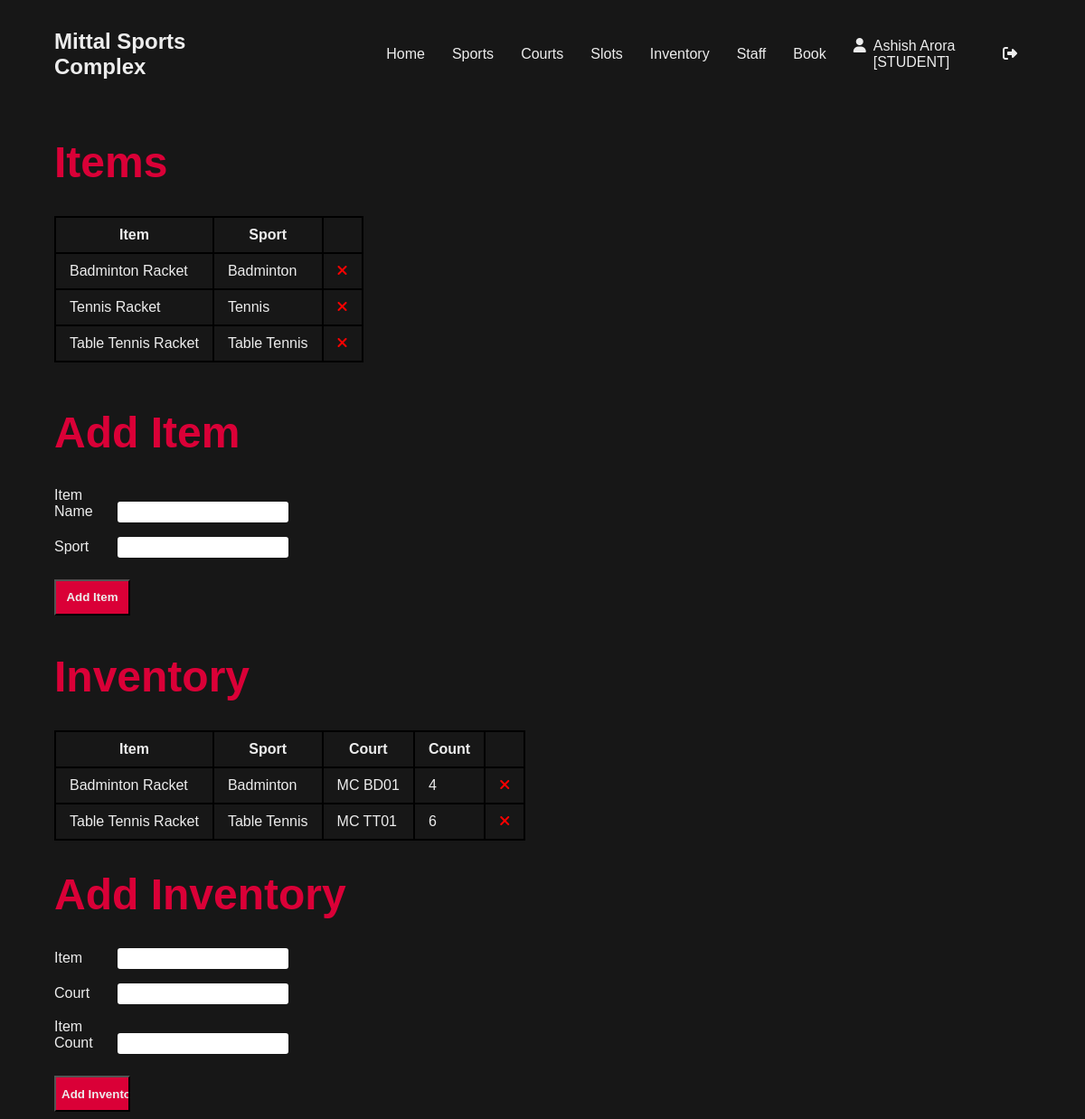
Screenshot of /inventory (signed in) with the database file from the repository.
### Users/models.py (models this page shows, shortened)
class CustomUser(AbstractUser):
    username = models.CharField(max_length=11, primary_key=True)
    membershipcode = models.CharField(max_length=5, default="FREE")
    status = models.CharField(max_length=10, default="student")
    isAdmin = models.BooleanField(default=False)

### inventory/models.py (models this page shows, shortened)
class Item(models.Model):
    itemname = models.CharField(max_length=25)
    sport = models.ForeignKey(Sports, related_name="inventory", on_delete=models.CASCADE, null=True, blank=True)
    def __str__(self):
        return self.itemname

class Inventory(models.Model):
    item = models.ForeignKey(Item, related_name="inventory", on_delete=models.CASCADE, null = True, blank=True)
    count = models.IntegerField()
    court = models.ForeignKey(Courts, related_name="inventory", on_delete=models.CASCADE, null = True, blank = True)

### sports/models.py (models this page shows)
class Sports(models.Model):
    sportcode = models.CharField(primary_key=True, max_length=3, blank = False)
    name = models.CharField(max_length=25)
    def __str__(self):
        return self.name

### courts/models.py (models this page shows)
class Courts(models.Model):
    courtname = models.CharField(max_length=12)
    courtlocation = models.CharField(max_length=60)
    sport = models.ForeignKey(Sports, related_name="courts", on_delete=models.CASCADE, null = True, blank = True)
    membership_req = models.CharField(max_length=5)
    def __str__(self):
        return self.courtname

### inventory/views.py (the view, shortened to what this page needs)
# urls.py: path('inventory', views.updateInventory, name="updateinventory"),
def updateInventory(request):
    if request.user.isAdmin == False:
        return redirect('accessdenied')
    additemform = forms.addItem()
    addinventoryform = forms.addInventory()
    allsports = Sports.objects.all()
    allcourts = Courts.objects.all()
    allitems = Item.objects.all()
    allinventory = Inventory.objects.all()
    context = {'additemform':additemform, 'addinventoryform':addinventoryform, 'allsports':allsports, 'allcourts':allcourts, 'allitems':allitems, 'allinventory':allinventory}
    return render(request, 'inventory/updateInventory.html', context)

### inventory/forms.py
class addItem(ModelForm):
    itemname = forms.CharField(label="Item Name")
    class Meta:
        model = Item
        fields = ['itemname']

class addInventory(ModelForm):
    count = forms.IntegerField(label = "Item Count")
    class Meta:
        model = Inventory
        fields = ['count']

### inventory/templates/inventory/updateInventory.html (shortened to what this page needs)
{% extends 'main.html' %}
{% block content %}
<div class="container">
<h1 class="subheading">Items</h1>
<table>
    <tr>
        <th>Item</th>
        <th>Sport</th>
        <th></th>
    </tr>
    {% for item in allitems %}
    <tr>
        <td>{{item}}</td>
        <td>{{item.sport}}</td>
        <td><a href="item/{{item.id}}"><i class="fa-solid fa-xmark" style="color:red"></i></a></td>
    </tr>
    {% endfor %}
</table>
<br>
<h1 class="subheading">Add Item</h1>
<form action="" method = "POST">
    <div class="invfield">
    <label>Item Name</label>
    {{additemform.itemname}}
    </div>
    <div class="invfield">
    <label>Sport</label>
    <input type="text" list = "sport" name = "sport" required>
    </div>
    <input type="submit" value="Add Item" class="submit">
</form>
<h1 class="subheading">Inventory</h1>
<table>
    <tr>
        <th>Item</th>
        <th>Sport</th>
        <th>Court</th>
        <th>Count</th>
        <th></th>
    </tr>
    {% for inventory in allinventory %}
    <tr>
        <td>{{inventory.item}}</td>
        <td>{{inventory.item.sport}}</td>
        <td>{{inventory.court}}</td>
        <td>{{inventory.count}}</td>
        <td><a href="inventory/{{inventory.id}}"><i class="fa-solid fa-xmark" style="color:red"></i></a></td>
    </tr>
    {% endfor %}
</table>
<h1 class="subheading">Add Inventory</h1>
<form action="" method="POST">
    <div class="invfield">
    <label>Item</label>
    <input type="text" list = "item" name = "item" required>
    </div>
    <div class="invfield">
    <label>Court</label>
    <input type="text" list = "court" name = "court" required>
    </div>
    <div class="invfield">
    <label>Item Count</label>
    {{addinventoryform.count}}
    </div>
    <input type="submit" value="Add Inventory" class="submit">
</form>
</div>
{% endblock %}

### templates/navbar.html
<div class = "navbar">
<div><a href="/"><h2>Mittal Sports Complex</h2></a></div>
{% if request.user.is_authenticated %}
<div>
    <div><a href="{% url 'landing' %}">Home</a></div>
    <div><a href="{% url 'updatesports' %}">Sports</a></div>
    <div><a href="{% url 'updatecourts' %}">Courts</a></div>
    {% if request.user.status == "staff" or request.user.isAdmin %}
    <div><a href="{% url 'updateslots' %}">Slots</a></div>
    <div><a href="{% url 'updateinventory' %}">Inventory</a></div>
    {% endif %}
    {% if request.user.isAdmin %}
    <div><a href="{% url 'assignstaff' %}">Staff</a></div>
    {% endif %}
    <div><a href="{% url 'updatebooking' %}">Book</a></div>
    <div style="border: none;"> <i class="fa fa-user" aria-hidden="true"></i> {{request.user.first_name}} {{request.user.last_name}} [{{request.user.status.upper}}]</div>
    <div><a href="{% url 'logout' %}"><i class="fa-solid fa-right-from-bracket" style="margin-right: 0;"></i></a></div>
</div>
{% else %}
<div>
    <div><a href="{% url 'login' %}">Login</a></div>
</div>
{% endif %}
</div>

### static/main.css (style rules this page uses)
.navbar { display: flex; height: 15vh; justify-content: space-between; }
.navbar * { margin: 0; }
body { margin: 0; height: 100vh; width: 100vw; max-width: 100%; background: rgb(23,23,23); color: #EDEDED; font-family: 'Gill Sans', 'Gill Sans MT', Calibri, 'Trebuchet MS', sans-serif; }
a { color: inherit; text-decoration: none; }
.navbar i { margin-right:8px; }
.invfield { margin: 2vh auto; }
.invfield label { width: 5vw; display: inline-block; text-align: left; margin-right: 0.5vw; }
.invfield input { border: none; padding: 0.5vh 0.5vw; border-radius: 3px; }
.navbar div { vertical-align: middle; margin: auto 5vw; padding: 5px 0; display: inline-flex; }
.navbar div div { margin: auto 15px; }
.container { max-width: 90vw; margin: auto 5vw; margin-top: 2vh; }
.subheading { font-size: 3rem; color: #DA0037; }
.submit { background-color: #DA0037; color: #EDEDED; font-weight: 600; width: 7vw; height: 5vh; box-shadow: none; transition: ease 0.5s; margin: 1vh auto; }
table, th , td { border: 2px solid black; border-collapse: collapse; }
th, td { padding: 10px 15px; }

### rows the page displays
CustomUser: user.first_name "Ashish", user.last_name "Arora", user.status "STUDENT"
Item: itemname "Badminton Racket", sport "Badminton"
Item: itemname "Tennis Racket", sport "Tennis"
Item: itemname "Table Tennis Racket", sport "Table Tennis"
Inventory: item "Badminton Racket", item.sport "Badminton", court "MC BD01", count "4"
Inventory: item "Table Tennis Racket", item.sport "Table Tennis", court "MC TT01", count "6"
